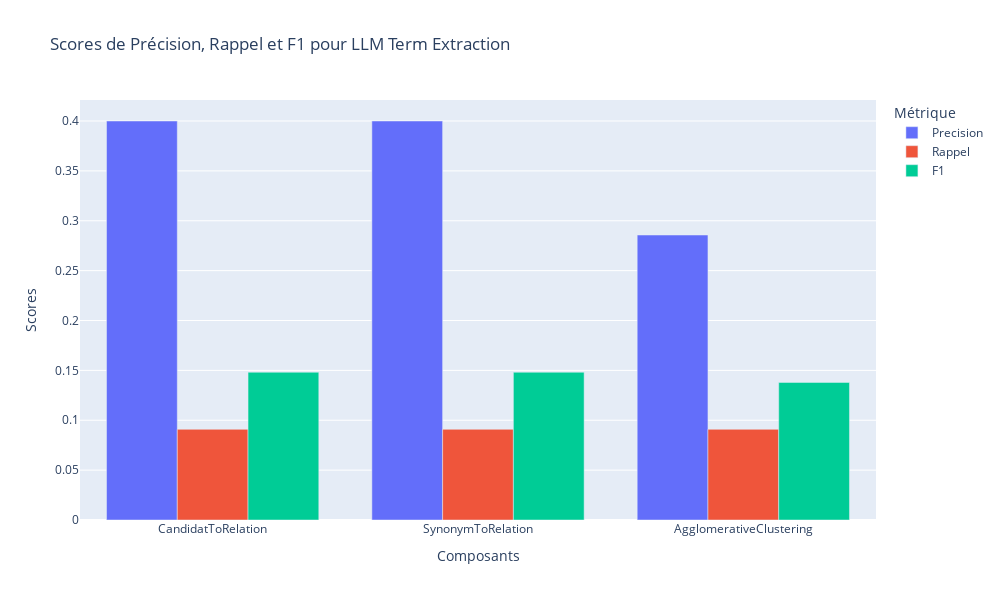

Source (notebook cell):
### Code cell
create_bar_chart("LLM Term Extraction", pipelines_scores)

### Figure 1 — Plotly figure (JSON) as saved in the notebook; plotly's stock layout.template omitted (floating-point values rounded to 4 significant figures)
{"data": [{"alignmentgroup": "True", "hovertemplate": "Métrique=Precision<br>Composant=%{x}<br>Score=%{y}<extra></extra>", "legendgroup": "Precision", "marker": {"color": "#636efa", "pattern": {"shape": ""}}, "name": "Precision", "offsetgroup": "Precision", "orientation": "v", "showlegend": true, "textposition": "auto", "type": "bar", "x": ["CandidatToRelation", "SynonymToRelation", "AgglomerativeClustering"], "xaxis": "x", "y": [0.4, 0.4, 0.2857], "yaxis": "y"}, {"alignmentgroup": "True", "hovertemplate": "Métrique=Rappel<br>Composant=%{x}<br>Score=%{y}<extra></extra>", "legendgroup": "Rappel", "marker": {"color": "#EF553B", "pattern": {"shape": ""}}, "name": "Rappel", "offsetgroup": "Rappel", "orientation": "v", "showlegend": true, "textposition": "auto", "type": "bar", "x": ["CandidatToRelation", "SynonymToRelation", "AgglomerativeClustering"], "xaxis": "x", "y": [0.09091, 0.09091, 0.09091], "yaxis": "y"}, {"alignmentgroup": "True", "hovertemplate": "Métrique=F1<br>Composant=%{x}<br>Score=%{y}<extra></extra>", "legendgroup": "F1", "marker": {"color": "#00cc96", "pattern": {"shape": ""}}, "name": "F1", "offsetgroup": "F1", "orientation": "v", "showlegend": true, "textposition": "auto", "type": "bar", "x": ["CandidatToRelation", "SynonymToRelation", "AgglomerativeClustering"], "xaxis": "x", "y": [0.1481, 0.1481, 0.1379], "yaxis": "y"}], "layout": {"barmode": "group", "height": 600, "legend": {"title": {"text": "Métrique"}, "tracegroupgap": 0}, "title": {"text": "Scores de Précision, Rappel et F1 pour LLM Term Extraction"}, "width": 1000, "xaxis": {"anchor": "y", "domain": [0, 1], "title": {"text": "Composants"}}, "yaxis": {"anchor": "x", "domain": [0, 1], "title": {"text": "Scores"}}}}
